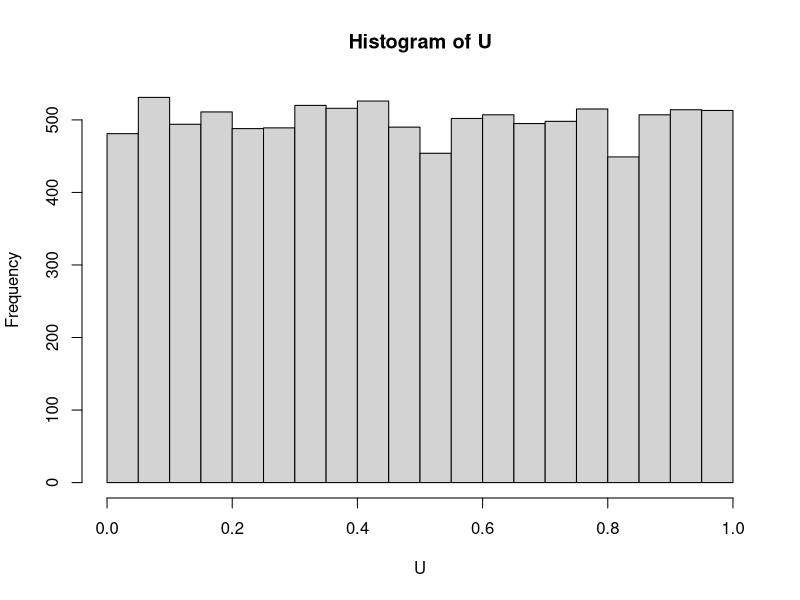
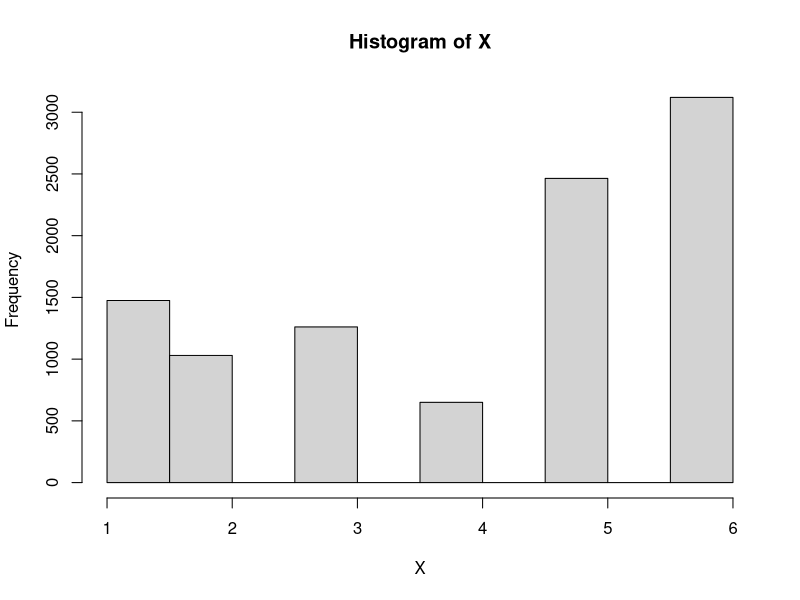

Source code (R) for these figures, in order: (Note: this script raises an error after producing the figures.)
#ØVELSE 2

U = runif(n = 10000,0,1)
#U = rgeom(10000,0.3)
hist(U)

# crude
p = c(7/48,5/48,1/8,1/16,1/4,5/16)
X = vector('numeric',6)
p1 = sum(p[1])
p2 = sum(p[1:2])
p3= sum(p[1:3])
p4 = sum(p[1:4])
p5 = sum(p[1:5])
p6 = sum(p[1:6])


for ( i in 1:length(U)){
  if (U[i]<=p1){
    X[i]=1
  } else if (U[i]<=p2){
    X[i]=2
  } else if (U[i]<=p3){
    X[i]=3
  } else if (U[i]<=p4){
    X[i]=4
  } else if (U[i]<=p5){
    X[i]=5
  } else if (U[i]<=p6){
    X[i]=6
  }
}
hist(X)

# Alias method
FF = (6+1)*p
L = vector('numeric',6)
G = vector()
S = vector()
L = 1:length(L)

for ( i in 1:length(FF)){
  if (F[i]>=1) {
    G[i] = FF[i]
  } else {
    S[i] = FF[i]
  }
}
G = G[!is.na(G)]
S = S[!is.na(S)]

while (length(S)>1){
  k = G[1]
  j = S[1]
  L[j] = k
  FF[k] = k-(1-j)
  if (FF[k]<1){
    G = G[!G %in% 1]
    S = c(S,k)
  } else {
    S = S[!S %in% j]
  }
}
